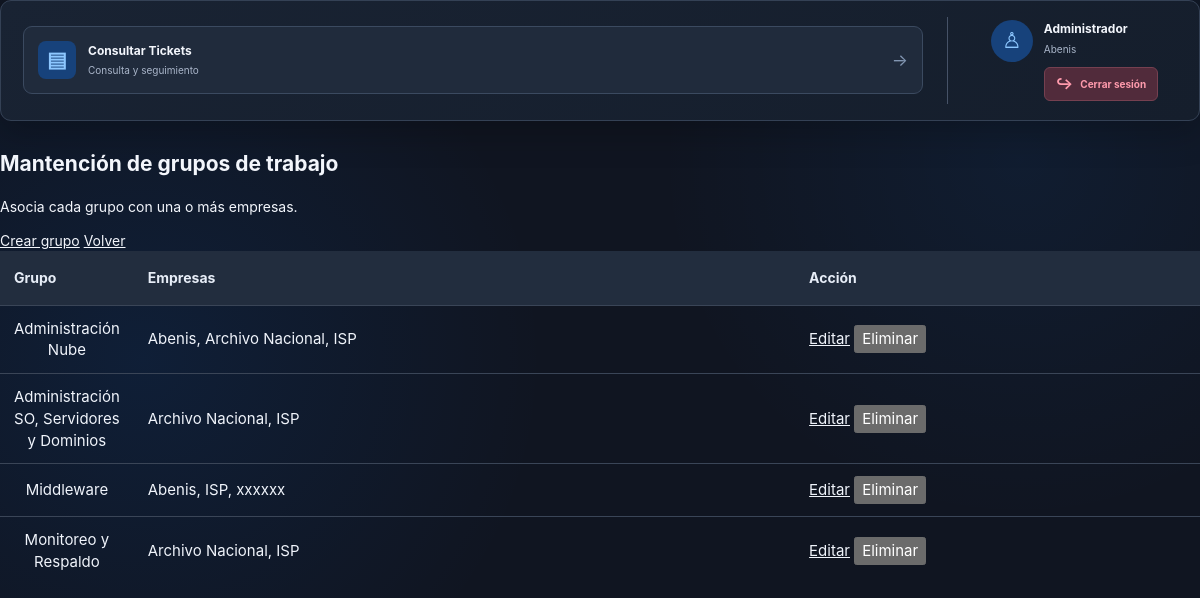
The app's page /mantenimientos/grupos (signed in) with its own data.
### models/user.py (models this page shows, shortened)
class User(UserMixin, db.Model):
    __tablename__ = "Usuarios"
    IdUsuario = db.Column(
        db.Integer,
        primary_key=True
    )
    Usuario = db.Column(
        db.String(100),
        unique=True
    )
    NombreCompleto = db.Column(
        db.String(200)
    )
    Correo = db.Column(
        db.String(200)
    )
    PasswordHash = db.Column(
        db.String(500)
    )
    totp_secret = db.Column(
        db.Text,
        nullable=True
    )
    totp_verificado = db.Column(
        db.Boolean,
        default=False,
        nullable=False
    )
    Activo = db.Column(
        db.Boolean,
        default=True
    )
    IdPerfil = db.Column(
        db.Integer,
        db.ForeignKey("Perfiles.IdPerfil")
    )
    IdEmpresa = db.Column(
        db.Integer,
        db.ForeignKey("Empresas.IdEmpresa")
    )
    IdGrupo = db.Column(
        db.Integer,
        db.ForeignKey("GruposTrabajo.IdGrupo")
    )
    perfil = db.relationship("Perfil")
    empresa = db.relationship("Empresa")
    grupo = db.relationship("GrupoTrabajo", back_populates="usuarios")
    @property
    def EsAdministrador(self):
        return bool(self.perfil and self.perfil.EsAdministrador)

### models/company.py (models this page shows)
class Empresa(db.Model):
    __tablename__ = "Empresas"
    IdEmpresa = db.Column(db.Integer, primary_key=True)
    NombreEmpresa = db.Column(db.String(200), unique=True, nullable=False)
    grupos = db.relationship(
        "GrupoTrabajo",
        secondary="EmpresasGrupos",
        back_populates="empresas",
        order_by="GrupoTrabajo.NombreGrupo"
    )

### models/work_group.py (models this page shows)
class GrupoTrabajo(db.Model):
    __tablename__ = "GruposTrabajo"
    IdGrupo = db.Column(db.Integer, primary_key=True)
    NombreGrupo = db.Column(db.String(150), unique=True, nullable=False)
    empresas = db.relationship(
        "Empresa",
        secondary=empresas_grupos,
        back_populates="grupos",
        order_by="Empresa.NombreEmpresa"
    )
    usuarios = db.relationship("User", back_populates="grupo")

### routes/maintenance.py (the view)
@maintenance_bp.route("/grupos")
@login_required
@admin_required
def grupos():
    return render_template(
        "mantenimientos/grupos.html",
        grupos=GrupoTrabajo.query.order_by(GrupoTrabajo.NombreGrupo).all()
    )

### app.py (called while the page is built)
@login_manager.user_loader
def load_user(user_id):
    user = db.session.get(User, int(user_id))
    return user if user and user.Activo is not False else None

### routes/maintenance.py (called while the page is built)
def admin_required(view):
    @wraps(view)
    def wrapped_view(*args, **kwargs):
        if not current_user.EsAdministrador:
            abort(403)
        return view(*args, **kwargs)
    return wrapped_view

### templates/mantenimientos/grupos.html (shortened to what this page needs)
{% extends 'base.html' %}
{% block container_class %}contenedor-mantenimientos{% endblock %}
{% block content %}
<div class="encabezado-tickets">
    <div><h2>Mantención de grupos de trabajo</h2><p>Asocia cada grupo con una o más empresas.</p></div>
    <div class="acciones-pagina">
        <a href="{{ url_for('maintenance.editar_grupo') }}">Crear grupo</a>
        <a class="boton-secundario" href="{{ url_for('maintenance.index') }}">Volver</a>
    </div>
</div>
<div class="tabla-tickets-contenedor">
    <table class="tabla-tickets">
        <thead><tr><th>Grupo</th><th>Empresas</th><th>Acción</th></tr></thead>
        <tbody>
            {% for grupo in grupos %}
            <tr>
                <td>{{ grupo.NombreGrupo }}</td>
                <td>{{ grupo.empresas | map(attribute='NombreEmpresa') | join(', ') }}</td>
                <td>
                    <a href="{{ url_for('maintenance.editar_grupo', grupo_id=grupo.IdGrupo) }}">Editar</a>
                    <form method="post" action="{{ url_for('maintenance.eliminar_grupo', grupo_id=grupo.IdGrupo) }}" style="display:inline" onsubmit="return confirm('¿Eliminar este grupo?');">
                        <button type="submit">Eliminar</button>
                    </form>
                </td>
            </tr>
            {% else %}
            <tr><td colspan="3">No hay grupos registrados.</td></tr>
            {% endfor %}
        </tbody>
    </table>
</div>
{% endblock %}

### templates/base.html (shortened to what this page needs)
<!DOCTYPE html>
<html lang="es">
<head>
    <link rel="stylesheet"
          href="{{ url_for('static', filename='css/style_oscuro.css') }}">
</head>
<body>
<div class="container {% block container_class %}{% endblock %}">
    {% if current_user.is_authenticated %}
    <header class="internal-topbar">
        <nav class="internal-options">
            <a href="{{ url_for('tickets.listar_tickets') }}"
               class="internal-option">
                <span class="internal-option-icon blue">▤</span>
                <span class="internal-option-text">
                    <strong>Consultar Tickets</strong>
                    <small>Consulta y seguimiento</small>
                </span>
                <span class="option-arrow">→</span>
            </a>
        </nav>
        <div class="user-profile">
            <div class="profile-avatar">
                ♙
            </div>
            <div class="profile-information">
                <strong>
                    {{ current_user.NombreCompleto or current_user.Usuario }}
                </strong>
                <small>
                    {{ current_user.empresa.NombreEmpresa
                       if current_user.empresa
                       else 'Sin empresa asignada' }}
                </small>
                <a href="/logout" class="logout-button">
                    <span>↪</span>
                    Cerrar sesión
                </a>
            </div>
        </div>
    </header>
    {% endif %}
    <main class="page-content">
        {% block content %}
        {% endblock %}
    </main>
</div>
</body>
</html>

### records on screen
User: NombreCompleto "Administrador"
Empresa: empresa "Abenis"
GrupoTrabajo: NombreGrupo "Administración Nube", empresas|map "Abenis, Archivo Nacional, ISP"
GrupoTrabajo: NombreGrupo "Administración SO, Servidores y Dominios", empresas|map "Archivo Nacional, ISP"
GrupoTrabajo: NombreGrupo "Middleware", empresas|map "Abenis, ISP, xxxxxx"
GrupoTrabajo: NombreGrupo "Monitoreo y Respaldo", empresas|map "Archivo Nacional, ISP"
